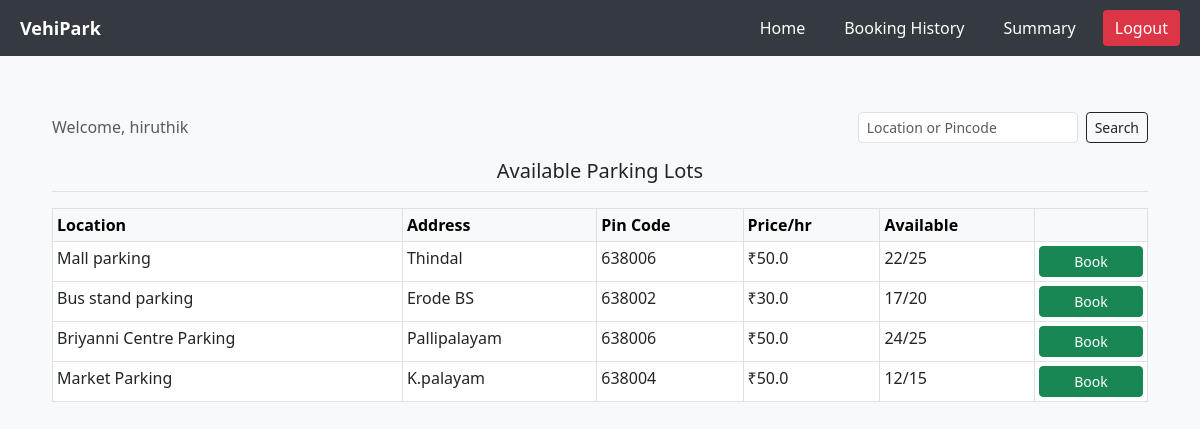
/user (signed in), run on the app's committed database.
### models.py (models this page shows)
class Parking(db.Model):
    __tablename__ = "parking"
    id = db.Column(db.Integer, primary_key=True)
    primary_location_name = db.Column(db.String(20), nullable=False)
    address = db.Column(db.String(20), nullable=False)
    pin_code = db.Column(db.String(20), nullable=False)
    price = db.Column(db.Float, nullable=False)
    number_of_spots = db.Column(db.Integer, nullable=False)
    spots = db.relationship(
        "parkingSpot", back_populates="parking", cascade="all, delete-orphan"
    )

### controllers.py (the view)
@app.route("/user", methods=["GET", "POST"])
def user():
    if "username" not in session:
        return redirect(url_for("login"))
    username = session["username"]
    query = request.args.get("query")
    if query:
        parkings = Parking.query.filter(
            (Parking.primary_location_name.ilike(f"%{query}%"))
            | (Parking.address.ilike(f"%{query}%"))
            | (Parking.pin_code.ilike(f"%{query}%"))
        ).all()
    else:
        parkings = Parking.query.all()
    available_counts = {}
    for parking in parkings:
        available_counts[parking.id] = parkingSpot.query.filter_by(
            parking_id=parking.id, status="A"
        ).count()
    return render_template(
        "user.html",
        username=username,
        parkings=parkings,
        available_counts=available_counts,
    )

### templates/user.html (shortened to what this page needs)
{% extends "user_base.html" %}
{% block content %}
<div class="container py-3">
  <div class="d-flex justify-content-between align-items-center mb-3">
    <h6 class="text-muted m-0">Welcome, {{ username }}</h6>
    <form method="GET" action="{{ url_for('user') }}" class="d-flex" role="search">
      <input type="text" name="query" class="form-control form-control-sm me-2 border" placeholder="Location or Pincode" value="{{ request.args.get('query', '') }}">
      <button class="btn btn-outline-dark btn-sm" type="submit">Search</button>
    </form>
  </div>
  <h5 class="text-center border-bottom pb-2 mb-3">Available Parking Lots</h5>
  {% if parkings %}
  <div class="table-responsive">
    <table class="table table-sm table-bordered">
      <thead class="table-light">
        <tr>
          <th>Location</th>
          <th>Address</th>
          <th>Pin Code</th>
          <th>Price/hr</th>
          <th>Available</th>
          <th></th>
        </tr>
      </thead>
      <tbody>
        {% for lot in parkings %}
        <tr>
          <td>{{ lot.primary_location_name }}</td>
          <td>{{ lot.address }}</td>
          <td>{{ lot.pin_code }}</td>
          <td>₹{{ lot.price }}</td>
          <td>{{ available_counts[lot.id] }}/{{ lot.number_of_spots }}</td>
          <td>
            <a href="/booking/{{ lot.id }}" class="btn btn-success btn-sm w-100">Book</a>
          </td>
        </tr>
        {% endfor %}
      </tbody>
    </table>
  </div>
  {% else %}
  <div class="alert alert-secondary text-center small">No parking lots found.</div>
  {% endif %}
</div>
{% endblock %}

### data on the page
Parking: primary_location_name "Mall parking", address "Thindal", pin_code "638006", price "50.0", available_counts "22", number_of_spots "25"
Parking: primary_location_name "Bus stand parking", address "Erode BS", pin_code "638002", price "30.0", available_counts "17", number_of_spots "20"
Parking: primary_location_name "Briyanni Centre Parking", address "Pallipalayam", pin_code "638006", price "50.0", available_counts "24", number_of_spots "25"
Parking: primary_location_name "Market Parking", address "K.palayam", pin_code "638004", price "50.0", available_counts "12", number_of_spots "15"

### other printed values
{{ username }} "hiruthik"
